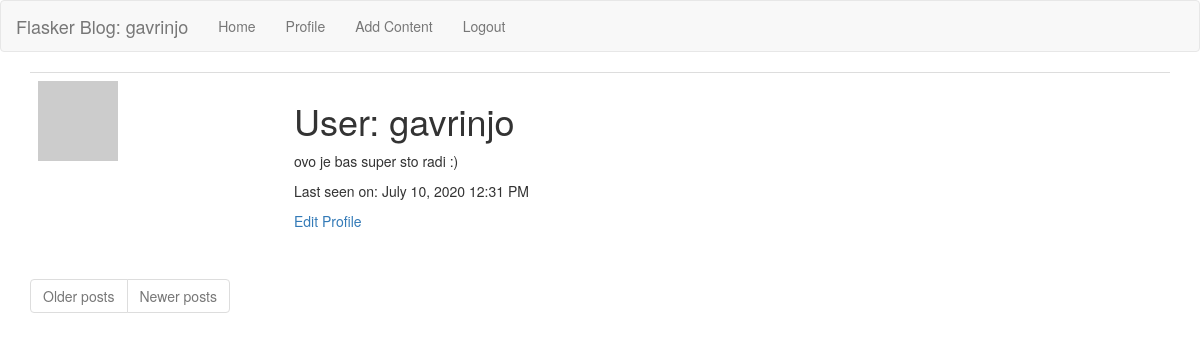
Page /user/gavrinjo (signed in) on the earlier database version.
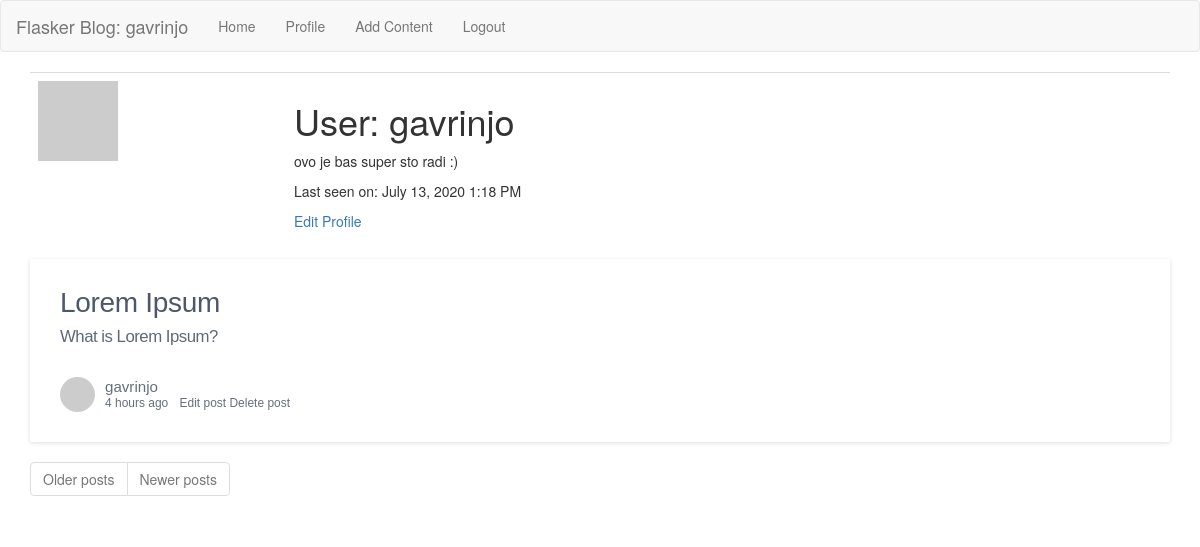
Same page on the later database version.
### app/models.py (models this page shows, shortened)
class User(UserMixin, db.Model):
    id = db.Column(db.Integer, primary_key=True)
    username = db.Column(db.String(64), index=True, unique=True)
    email = db.Column(db.String(120), index=True, unique=True)
    password_hash = db.Column(db.String(128))
    about_me = db.Column(db.String(140))
    last_seen = db.Column(db.DateTime, default=datetime.utcnow)
    article = db.relationship("Article", backref="author", lazy="dynamic")
    def avatar(self, size):
        digest = md5(self.email.lower().encode("utf-8")).hexdigest()
        return f"https://www.gravatar.com/avatar/{digest}?d=identicon&r=x&s={size}"

class Article(db.Model):
    id = db.Column(db.Integer, primary_key=True)
    title = db.Column(db.String(64))
    subtitle = db.Column(db.String(128))
    body = db.Column(db.String(140))
    timestamp = db.Column(db.DateTime, index=True, default=datetime.utcnow)
    user_id = db.Column(db.Integer, db.ForeignKey("user.id"))

### app/main/routes.py (the view)
@bp.route("/user/<username>")
@login_required
def user(username):
    user = User.query.filter_by(username=username).first_or_404()
    posts = user.article.order_by(Article.timestamp.desc()).all()
    return render_template("user.html", title=user.username, user=user, posts=posts)

### app/main/routes.py (called while the page is built)
@bp.before_request
def before_request():
    if current_user.is_authenticated:
        current_user.last_seen = datetime.utcnow()
        db.session.commit()

### app/models.py (called while the page is built)
@login.user_loader
def load_user(id):
    return User.query.get(int(id))

### app/templates/user.html
{% extends 'base.html' %}
{% block app_content %}
    <table class="table table-hover">
        <tr>
            <td width="256px"><img src="{{ user.avatar(128) }}"></td>
            <td>
                <h1>User: {{ user.username }}</h1>
                {% if user.about_me %}<p>{{ user.about_me }}</p>{% endif %}
                {% if user.last_seen %}<p>Last seen on: {{ moment(user.last_seen).format("LLL") }}</p>{% endif %}
                {% if user == current_user %}
                <a href="{{ url_for('main.edit_profile') }}">Edit Profile</a>
                {% endif %}
            </td>
        </tr>
    </table>
    {% for post in posts %}
        {% include "post_preview.html" %}
    {% endfor %}
    <nav aria-label="Page navigation example">
        <ul class="justify-content-center pagination">
            <li class="page-item{% if not next_url %} disabled {% endif %}">
                <a class="page-link" href="{{ next_url or '#' }}" tabindex="-1">Older posts</a>
            </li>
            <li class="page-item{% if not prev_url %} disabled {% endif %}">
                <a class="page-link" href="{{ prev_url or '#' }}" tabindex="-1">Newer posts</a>
            </li>
        </ul>
    </nav>
{% endblock app_content %}

### app/templates/base.html (shortened to what this page needs)
{% extends 'bootstrap/base.html' %}
{% block head %}
    <link href="https://stackpath.bootstrapcdn.com/bootstrap/3.4.1/css/bootstrap.min.css" rel="stylesheet">
    <link href="https://cdn.jsdelivr.net/npm/summernote@0.8.18/dist/summernote.min.css" rel="stylesheet">
    <link rel="stylesheet" href="{{url_for('static', filename='styles2.css')}}">
{% endblock %}
{% block navbar %}
    <nav class="navbar navbar-default">
        <span class="navbar-brand">Flasker Blog: {{ current_user.username }}</span>
        <div class="container">
            <div class="collapse navbar-collapse" id="bs-example-navbar-collapse-1">
                <ul class="nav navbar-nav">
                    <li><a href="{{ url_for('main.index') }}">Home</a></li>
                    {% if current_user.is_anonymous %}
                    <li><a href="{{ url_for('auth.login') }}">Login</a></li>
                    <li><a href="{{ url_for('auth.register') }}">Create an account</a></li>
                    {% else %}
                    <li><a href="{{ url_for('main.user', username=current_user.username) }}">Profile</a></li>
                    <li><a href="{{ url_for('content.postit') }}">Add Content</a></li>
                    <li><a href="{{ url_for('auth.logout') }}">Logout</a></li>
                    {% endif %}
                </ul>
            </div>
        </div>
    </nav>
{% endblock %}
{% block content %}
    <div class="container">
        {% block app_content %} {% endblock app_content %}
    </div>
{% endblock %}

### app/content/templates/post_preview.html
    <div class="post-card">
        <div class="post-card-detail">
            <a href="#">
                <h2 class="post-card-title">
                    {{ post.title|safe }}
                </h2>
            </a>
            <section class="post-card-excerpt">
                {{ post.subtitle|safe }}
            </section>
            <footer class="post-card-footer">
                <div class="meta-items">
                <img alt="{{ post.author.username }}" class="author-avatar" src="{{ post.author.avatar(64) }}"/>
                    <div>
                        <a class="author-name" href="{{ url_for('main.user', username=post.author.username) }}">
                            {{ post.author.username }}
                        </a>
                        <div class="post-card-meta-info">
                            <span class="meta-item date">{{ moment(post.timestamp).fromNow() }}</span>
                            <a href="{{ url_for('content.edit_page', id=post.id) }}">Edit post</a>
                            <a href="{{ url_for('content.delete_page', id=post.id) }}">Delete post</a>
                        </div>
                    </div>
                </div>
            </footer>
        </div>
    </div>

### app/static/styles2.css (style rules this page uses)
.post-card { width: 100%; overflow: hidden; background-color: #fff; box-shadow: 0 1px 4px rgba(39, 44, 49, .15) }
.post-card *, .post-card:hover { text-decoration: none }
.post-card .post-card-title { margin: 0; padding: 0; color: #4e576a; font-family: TTNormsPro-Bold, sans-serif; font-size: 2em; font-weight: unset; letter-spacing: -.3px; line-height: 1; transition: all .2s ease-out }
.post-card .post-card-detail { padding: 30px; overflow: hidden }
.post-card .post-card-detail .post-card-excerpt { -webkit-line-clamp: 3; -webkit-box-orient: vertical; display: -webkit-box; width: -webkit-fill-available; width: -moz-available; width: stretch; overflow: hidden; text-overflow: ellipsis; margin: 10px auto 30px; color: #5e6877; font-family: AvenirNextLTPro-Medium, sans-serif; font-size: 1.2em; letter-spacing: -.5px; line-height: 1.2; transition: all .2s ease-out }
.post-card .post-card-footer { -webkit-line-clamp: 1; display: flex; align-items: flex-end; margin: 0; overflow: hidden; text-overflow: ellipsis }
.post-card .post-card-footer .meta-items { display: flex; align-items: center; color: #646f7d; font-family: AvenirNextLTPro-Medium, sans-serif; font-size: .9em; line-height: 1; white-space: nowrap; transition: all .2s ease-out }
.post-card .post-card-footer .meta-items * { line-height: 1 }
.post-card .post-card-footer .meta-items a { color: #646f7d; transition: all .2s ease-out }
.post-card .post-card-footer .meta-items span { white-space: nowrap; transition: all .2s ease-out }
.post-card .post-card-footer .meta-items .author-avatar { width: 35px; height: 35px; margin-right: 10px; border-radius: 50% }
.post-card .post-card-footer .meta-items .author-name { display: block; margin-bottom: 4px; color: #646f7d; font-family: TTNormsPro-DemiBold, sans-serif; font-size: 1.2em; line-height: 1 }
.post-card .post-card-footer .meta-items .post-card-meta-info { font-family: AvenirNextLTPro-Medium, sans-serif; font-size: .95em }
.post-card .post-card-footer .meta-items .post-card-meta-info .meta-item { margin-right: 8px }

Differences in the rows shown:
changed User "gavrinjo": last_seen "July 10, 2020 12:31 PM" → "July 13, 2020 1:18 PM"
added Article: title "Lorem Ipsum", subtitle "What is Lorem Ipsum?", author.username "gavrinjo", timestamp "4 hours ago"
